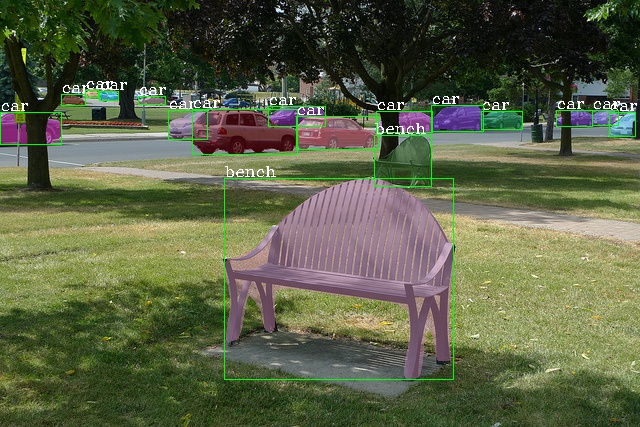
#> input picture resources/coco_test_12510.jpg, 640 x 427 px
$ python -i modify_boundary.py   (imports and definitions only)   (older library calls are emulated)
#> lines starting #> are read from the running program, lines starting #| are printed output that depends on the picture; after the words box and inside, x2 and y2 are one past the last pixel; in counts of white or black regions, pixels touching at a corner belong together
import cv2
import numpy as np
import random
import math
from lvis import LVIS
import pycocotools.mask as maskUtils
from PIL import Image


def get_random_structure(size):
    # The provided model is trained with
    #   choice = np.random.randint(4)
    # instead, which is a bug that we fixed here
    choice = np.random.randint(1, 5)

    if choice == 1:
        return cv2.getStructuringElement(cv2.MORPH_RECT, (size, size))
    elif choice == 2:
        return cv2.getStructuringElement(cv2.MORPH_ELLIPSE, (size, size))
    elif choice == 3:
        return cv2.getStructuringElement(cv2.MORPH_ELLIPSE, (size, size//2))
    elif choice == 4:
        return cv2.getStructuringElement(cv2.MORPH_ELLIPSE, (size//2, size))

def random_dilate(seg, min=3, max=10):
    size = np.random.randint(min, max)
    kernel = get_random_structure(size)
    seg = cv2.dilate(seg,kernel,iterations = 1)
    return seg

def random_erode(seg, min=3, max=10):
    size = np.random.randint(min, max)
    kernel = get_random_structure(size)
    seg = cv2.erode(seg,kernel,iterations = 1)
    return seg

def compute_iou(seg, gt):
    intersection = seg*gt
    union = seg+gt
    return (np.count_nonzero(intersection) + 1e-6) / (np.count_nonzero(union) + 1e-6)

def perturb_seg(gt, iou_target=0.6):
    h, w = gt.shape
    seg = gt.copy()

    _, seg = cv2.threshold(seg, 127, 255, 0)

    # Rare case
    if h <= 2 or w <= 2:
        print('GT too small, returning original')
        return seg

    # Do a bunch of random operations
    for _ in range(250):
        for _ in range(4):
            lx, ly = np.random.randint(w), np.random.randint(h)
            lw, lh = np.random.randint(lx+1,w+1), np.random.randint(ly+1,h+1)

            # Randomly set one pixel to 1/0. With the following dilate/erode, we can create holes/external regions
            if np.random.rand() < 0.25:
                cx = int((lx + lw) / 2)
                cy = int((ly + lh) / 2)
                seg[cy, cx] = np.random.randint(2) * 255

            if np.random.rand() < 0.5:
                seg[ly:lh, lx:lw] = random_dilate(seg[ly:lh, lx:lw])
            else:
                seg[ly:lh, lx:lw] = random_erode(seg[ly:lh, lx:lw])

        if compute_iou(seg, gt) < iou_target:
            break

    return seg

def modify_boundary(image, regional_sample_rate=0.1, sample_rate=0.1, move_rate=0.0, iou_target = 0.8):
    # modifies boundary of the given mask.
    # remove consecutive vertice of the boundary by regional sample rate
    # ->
    # remove any vertice by sample rate
    # ->
    # move vertice by distance between vertice and center of the mask by move rate.
    # input: np array of size [H,W] image
    # output: same shape as input

    # get boundaries
    if int(cv2.__version__[0]) >= 4:
        contours, _ = cv2.findContours(image, cv2.RETR_LIST, cv2.CHAIN_APPROX_NONE)
    else:
        _, contours, _ = cv2.findContours(image, cv2.RETR_LIST, cv2.CHAIN_APPROX_NONE)

    #only modified contours is needed actually.
    sampled_contours = []
    modified_contours = []

    for contour in contours:
        if contour.shape[0] < 10:
            continue
        M = cv2.moments(contour)

        #remove region of contour
        number_of_vertices = contour.shape[0]
        number_of_removes = int(number_of_vertices * regional_sample_rate)

        idx_dist = []
        for i in range(number_of_vertices-number_of_removes):
            idx_dist.append([i, np.sum((contour[i] - contour[i+number_of_removes])**2)])

        idx_dist = sorted(idx_dist, key=lambda x:x[1])

        remove_start = random.choice(idx_dist[:math.ceil(0.1*len(idx_dist))])[0]

       #remove_start = random.randrange(0, number_of_vertices-number_of_removes, 1)
        new_contour = np.concatenate([contour[:remove_start], contour[remove_start+number_of_removes:]], axis=0)
        contour = new_contour


        #sample contours
        number_of_vertices = contour.shape[0]
        indices = random.sample(range(number_of_vertices), int(number_of_vertices * sample_rate))
        indices.sort()
        sampled_contour = contour[indices]
        sampled_contours.append(sampled_contour)

        modified_contour = np.copy(sampled_contour)
        if (M['m00'] != 0):
            center = round(M['m10'] / M['m00']), round(M['m01'] / M['m00'])

            #modify contours
            for idx, coor in enumerate(modified_contour):

                change = np.random.normal(0,move_rate) # 0.1 means change position of vertex to 10 percent farther from center
                x,y = coor[0]
                new_x = x + (x-center[0]) * change
                new_y = y + (y-center[1]) * change

                modified_contour[idx] = [new_x,new_y]
        modified_contours.append(modified_contour)

    #draw boundary
    gt = np.copy(image)
    image = np.zeros((image.shape[0], image.shape[1], 3))

    modified_contours = [cont for cont in modified_contours if len(cont) > 0]
    if len(modified_contours) == 0:
        image = gt.copy()
    else:
        image = cv2.drawContours(image, modified_contours, -1, (255, 0, 0), -1)

    image = image[:, :, 0]
    image = perturb_seg(image, iou_target)

    return image

def _poly2mask(mask_ann, img_h=None, img_w=None):
        """Private function to convert masks represented with polygon to
        bitmaps.

        Args:
            mask_ann (list | dict): Polygon mask annotation input.
            img_h (int): The height of output mask.
            img_w (int): The width of output mask.

        Returns:
            numpy.ndarray: The decode bitmap mask of shape (img_h, img_w).
        """

        if isinstance(mask_ann, list):
            # polygon -- a single object might consist of multiple parts
            # we merge all parts into one mask rle code
            rles = maskUtils.frPyObjects(mask_ann, img_h, img_w)
            rle = maskUtils.merge(rles)
        elif isinstance(mask_ann['counts'], list):
            # uncompressed RLE
            rle = maskUtils.frPyObjects(mask_ann, img_h, img_w)
        else:
            # rle
            rle = mask_ann
        mask = maskUtils.decode(rle)
        return mask

# [25 lines not run here, left out]

>>> import cv2
>>> picture = cv2.imread('../resources/coco_test_12510.jpg', cv2.IMREAD_GRAYSCALE)
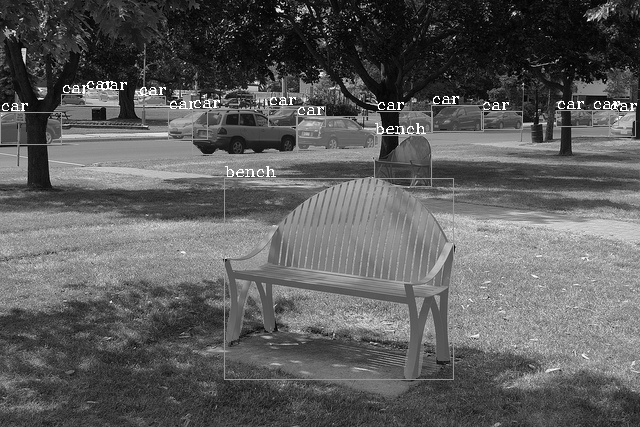
#> picture: shape (427, 640); min 0, max 255, mean 92.2
>>> result = modify_boundary(picture)
#> in modify_boundary, `contours, _ = cv2.findContours(image, cv2.RETR_LIST, cv2.CHAIN_APPROX_..`: contours = 261 contours, 260 with area under 20; largest, box (x1, y1, x2, y2) and area: (0, 0, 640, 427) 272211
#> the loop in modify_boundary, `for contour in contours:` made 261 passes
#> (number_of_removes, remove_start, center) on pass 261: (213, 942, (319, 213))
#> after the loop in modify_boundary, `for contour in contours:`: modified_contours = 1 contour; box (x1, y1, x2, y2) and area: (0, 0, 640, 427) 263976; sampled_contours has the same summary as modified_contours
#> in modify_boundary, `image = np.zeros((image.shape[0], image.shape[1], 3))`: image: shape (427, 640, 3) float64; every value is 0
#> in modify_boundary, `image = cv2.drawContours(image, modified_contours, -1, (255, 0, 0), -1)`:
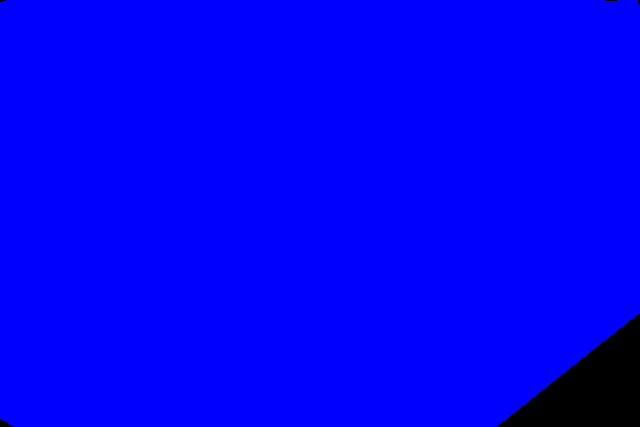
#> image: shape (427, 640, 3) float64; mean of channels 0, 1, 2 247.3, 0, 0; drawn as B, G, R
#> in modify_boundary, `image = image[:, :, 0]`:
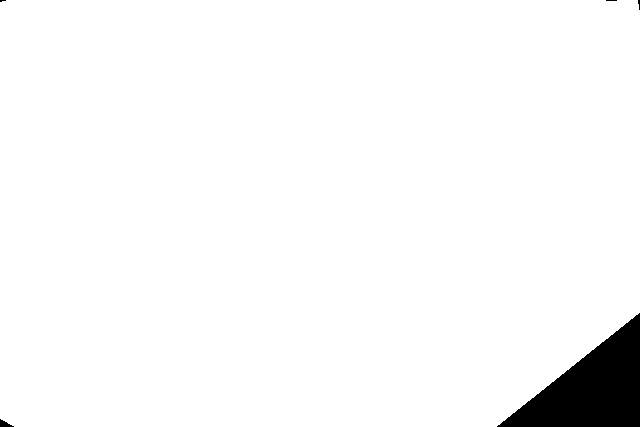
#> image: shape (427, 640) float64; 97% white; 5 black regions (3 under 20 px), largest, box (x1, y1, x2, y2) and area: (497, 313, 640, 427) 8208, (0, 419, 14, 427) 60
#> the loop in perturb_seg, `for _ in range(250):` made 250 passes
#> after the loop in perturb_seg, `for _ in range(250):`:
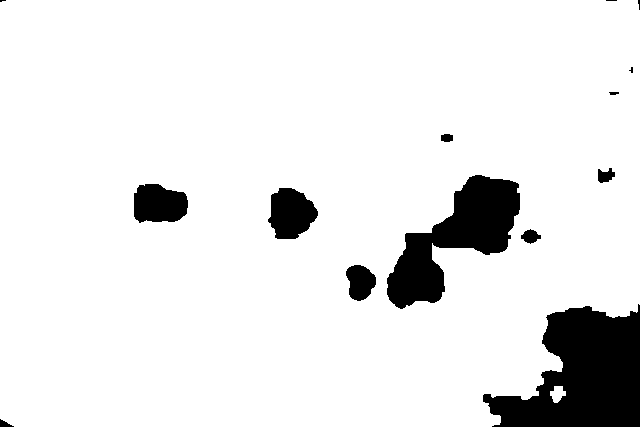
#> seg: shape (427, 640) float64; 90.9% white; 14 black regions (4 under 20 px), largest, box (x1, y1, x2, y2) and area: (483, 304, 640, 427) 12157, (387, 175, 520, 309) 7867, (268, 188, 318, 239) 1844
